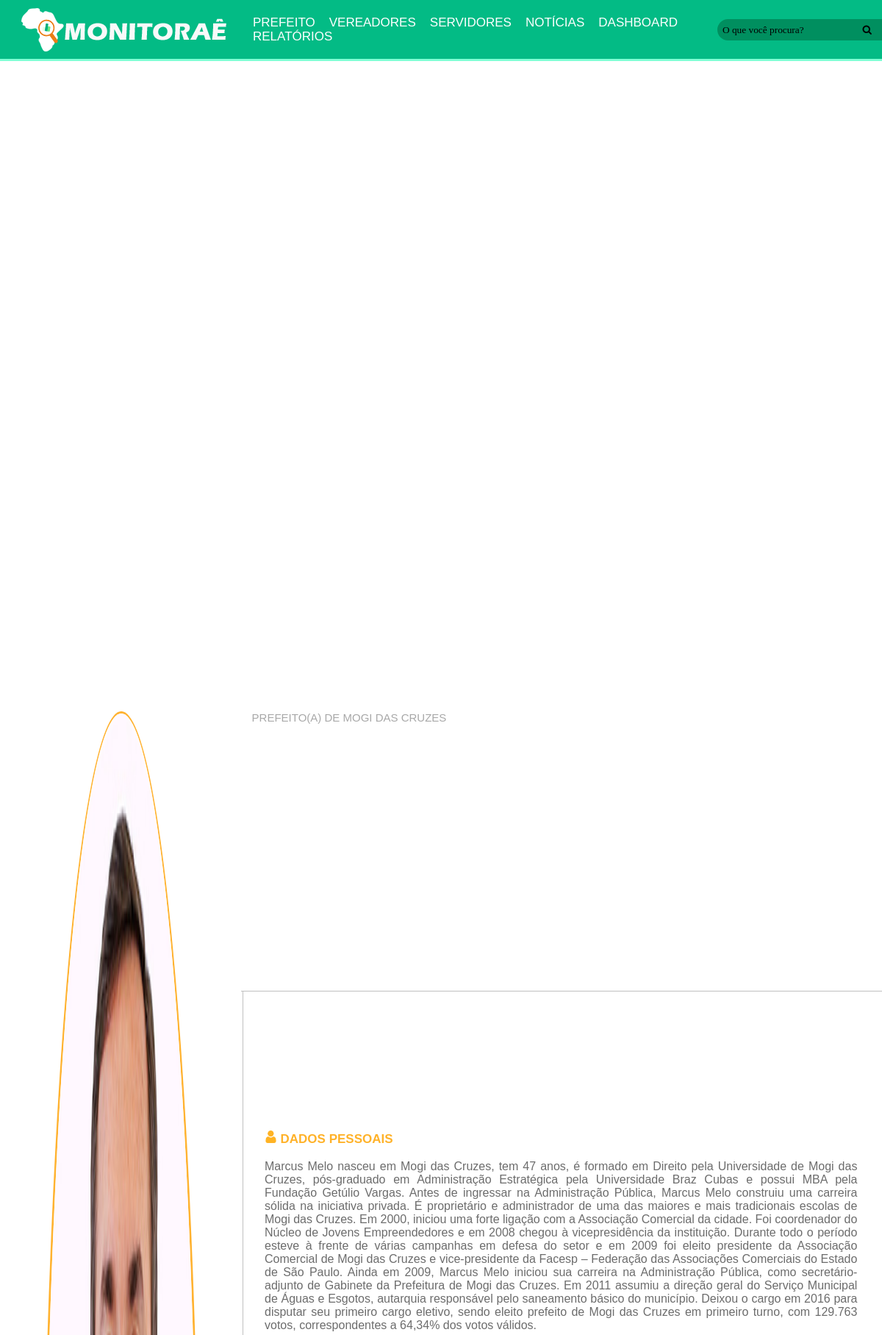
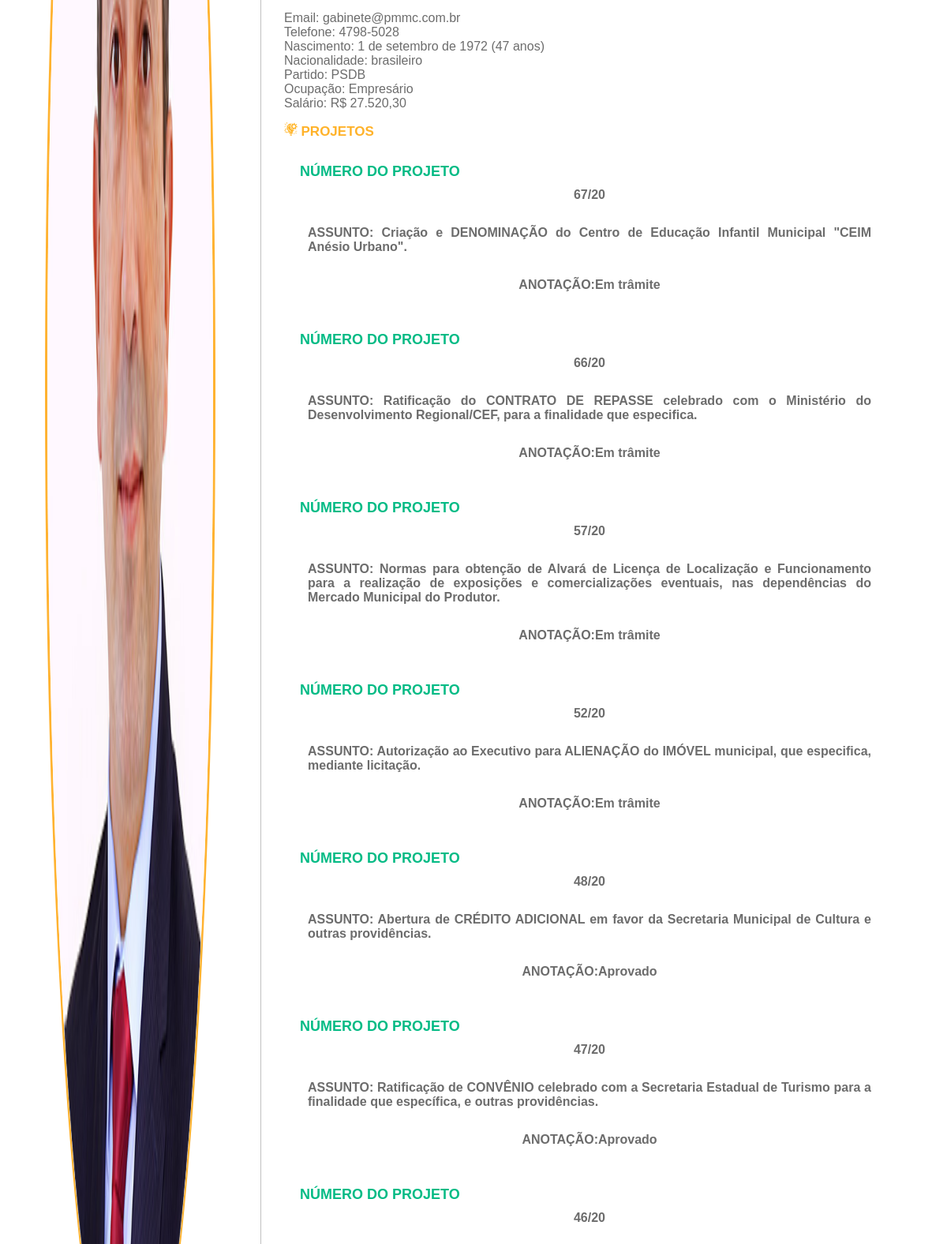
The app's page /MONITORAE/PerfilPrefeito.php (upper part) with its own data (2 pictures, top to bottom).
### tables this page shows
CREATE TABLE `tb_projetoslei` (
  `NUMERO` varchar(10) NOT NULL,
  `AUTOR` varchar(100) NOT NULL,
  `ASSUNTO` varchar(200) NOT NULL,
  `ANOTACAO` varchar(20) NOT NULL,
  `codigo` int(11) NOT NULL
);

### MONITORAE/PerfilPrefeito.php (the view, shortened to what this page needs)
<!DOCTYPE html>
<html>
	<head>
		<link rel="stylesheet" type="text/css" href="./css/index.css">
	</head>
	<body>
		<div class="header-2">
			 <link rel="stylesheet" href="https://maxcdn.bootstrapcdn.com/font-awesome/4.7.0/css/font-awesome.min.css">
			 <a href="index.php"> <img src="./imgs/logo.png" ></a>
			 <div class="menu">
				<ul>
					<li>
						<a href="PerfilPrefeito.php">Prefeito</a>
					</li>
					<li>
						<a href="profile-alderman.php?id=1&nome=ANTONIO LINO DA SILVA">Vereadores</a>
					</li>
					<li>
						<a href="Servidores.php">Servidores</a>
					</li>
					<li>
						<a href="index.php#session2">Notícias</a>
					</li>
					<li>
						<a href="index.php#session3">Dashboard</a>
					</li>
					<li>
						<a href="index.php#bg">Relatórios</a>
					</li>
				</ul>
			 </div>
			 <div class="busca">
					<input type="text" placeholder="O que você procura?                        " value="" tabindex="1" autocomplete="off">
			 </div>
		</div>
		<div class="dadosPrefeito">
			<div class="foto">
				<img src="imgs/prefeito.jpg" height="100%" width="70%" id="perfilfoto" style="border:3px solid #ffb230;border-radius: 100%;">
			</div>
			<br>
			<div class="titulo" style="background-color:#fff;z-index: 999;">
				PREFEITO(A) DE MOGI DAS CRUZES
			</div>
		</div>
		<div class="dados" style="z-index: -1;">
			<div class="bloco1" id="bloco1">
				<img src="imgs/user.png" height="15%" width="2%"> DADOS PESSOAIS
				<div class="descricao">
					<br>
				 	 Marcus Melo nasceu em Mogi das Cruzes, tem 47 anos, é formado em Direito pela Universidade de Mogi das Cruzes, pós-graduado em Administração Estratégica pela Universidade Braz Cubas e possui MBA pela Fundação Getúlio Vargas. Antes de ingressar na Administração Pública, Marcus Melo construiu uma carreira sólida na iniciativa privada. É proprietário e administrador de uma das maiores e mais tradicionais escolas de Mogi das Cruzes. Em 2000, iniciou uma forte ligação com a Associação Comercial da cidade. Foi coordenador do Núcleo de Jovens Empreendedores e em 2008 chegou à vicepresidência da instituição. Durante todo o período esteve à frente de várias campanhas em defesa do setor e em 2009 foi eleito presidente da Associação Comercial de Mogi das Cruzes e vice-presidente da Facesp – Federação das Associações Comerciais do Estado de São Paulo. Ainda em 2009, Marcus Melo iniciou sua carreira na Administração Pública, como secretário-adjunto de Gabinete da Prefeitura de Mogi das Cruzes. Em 2011 assumiu a direção geral do Serviço Municipal de Águas e Esgotos, autarquia responsável pelo saneamento básico do município. Deixou o cargo em 2016 para disputar seu primeiro cargo eletivo, sendo eleito prefeito de Mogi das Cruzes em primeiro turno, com 129.763 votos, correspondentes a 64,34% dos votos válidos.
				 	 <br>
				 	 <br> Email:  gabinete@pmmc.com.br
				 	 <br> Telefone: 4798-5028
				 	 <br> Nascimento: 1 de setembro de 1972 (47 anos)
					 <br>Nacionalidade:	brasileiro
					 <br> Partido: PSDB
					 <br> Ocupação: Empresário
					 <br> Salário: 	R$ 27.520,30
				 </div>
			</div>
			<?php
			    $conn = getConnection();
			    $sql = "SELECT * FROM tb_projetoslei WHERE AUTOR='PREFEITO'";
			    $stmt = $conn->prepare($sql);
			    $stmt->execute();
			    $result = $stmt->fetchAll();
			    echo '<div class="bloco4" id="bloco4">';
			    echo '<img src="imgs/project.png" height="15%" width="2%">  PROJETOS <br>';
			    foreach ($result as $newresult) {
			    	echo"<div class='toticias'> NÚMERO DO PROJETO <br> </div> <div class='corponoticia'>".$newresult['NUMERO']."</div><br>";
			    	echo" <div class='corponoticia'> ASSUNTO:".$newresult['ASSUNTO']."</div><br>";
			    	echo" <div class='corponoticia'> ANOTAÇÃO:".$newresult['ANOTACAO']."</div><br>";
			   	}
			    echo '</div>';
			?>
		</div>
	</body>
</html>

### MONITORAE/css/index.css (style rules this page uses)
* { margin: 0; padding: 0; border: 0; }
body { width: 100%; height: 100%; margin: 0 auto; }
.header-2 { display: flex; background-color: #03bb85; width: 100%; border-bottom: 3px solid #7fffd4; position: fixed; align-items: center; justify-content: space-between; padding: 0 15px 0 15px; height: 80px; z-index: 9999; }
.header-2 input { padding: 7px; border-radius: 100px; width: 225px; }
.menu ul li { margin-left: 15px; list-style-type: none; height: 10px; font-family: "Trebuchet MS", arial; }
.menu li { list-style-type: none; display: inline-block; }
.menu ul li a { color: #ffffff; text-decoration: none; font-size: 17px; text-transform: uppercase; }
.busca { width: 20%; float: right; }
img { margin-top: 15px; }
input { width: 200px; background-color: #008f5f; color: #000000; }
.foto { height: 40%; width: 100%; display: flex; justify-content: center; }
.dadosPrefeito { position: absolute; top: 12.5%; height: 88%; width: 25%; left: 0; position: fixed; padding: 0 15px 0 15px; border-right: 1px solid #C0C0C0; align-items: center; }
.titulo { position: absolute; top: 12.5%; height: 5%; left: 27.3%; width: 71%; position: fixed; padding: 0 15px 0 15px; padding-top: 15px; color: rgb(168, 168, 168); font-family: "Trebuchet MS", Arial, Tahoma, sans-serif; font-size: 15px; border-bottom: 1px solid #C0C0C0; color: rgb(168, 168, 168); font-family: "Trebuchet MS", Arial, Tahoma, sans-serif; font-size: 15px; }
.dados { position: absolute; top:20%; height: 80%; width: 70%; right: 0; }
.bloco1 { top: 5%; width: 100%; color: rgb(255, 178, 41); font-family: "Trebuchet MS", Arial, Tahoma, sans-serif; font-size: 17px; font-weight: bold; text-align: justify; }
.descricao { color: #6c6c6c; font-family: "Trebuchet MS", Arial, Tahoma, sans-serif; font-size: 16px; margin-right: 4%; font-weight: normal; }
.bloco4 { width: 100%; color: rgb(255, 178, 41); font-family: "Trebuchet MS", Arial, Tahoma, sans-serif; font-size: 17px; font-weight: bold; }
.toticias { display: flex; padding-top: 30px; padding-left: 20px; color: #03bb85; font-family: "Trebuchet MS", Arial, Tahoma, sans-serif; font-size: 18px; font-weight: bold; }
.corponoticia { display: flex; justify-content: center; position: center; padding-top: 10px; padding-left: 30px; width: 85%; color: #6c6c6c; font-family: "Trebuchet MS", Arial, Tahoma, sans-serif; font-size: 16px; text-align: justify; }

### records on screen
tb_projetoslei: NUMERO "67/20", ASSUNTO "Criação e DENOMINAÇÃO do Centro de Educação Infantil Municipal \"CEIM Anésio Urbano\".", ANOTACAO "Em trâmite"
tb_projetoslei: NUMERO "66/20", ASSUNTO "Ratificação do CONTRATO DE REPASSE celebrado com o Ministério do Desenvolvimento Regional/CEF, para a finalidade que especifica.", ANOTACAO "Em trâmite"
tb_projetoslei: NUMERO "57/20", ASSUNTO "Normas para obtenção de Alvará de Licença de Localização e Funcionamento para a realização de exposições e comercializações eventuais, nas dependências do Mercado Municipal do Produtor.", ANOTACAO "Em trâmite"
tb_projetoslei: NUMERO "52/20", ASSUNTO "Autorização ao Executivo para ALIENAÇÃO do IMÓVEL municipal, que especifica, mediante licitação.", ANOTACAO "Em trâmite"
tb_projetoslei: NUMERO "48/20", ASSUNTO "Abertura de CRÉDITO ADICIONAL em favor da Secretaria Municipal de Cultura e outras providências.", ANOTACAO "Aprovado"
tb_projetoslei: NUMERO "47/20", ASSUNTO "Ratificação de CONVÊNIO celebrado com a Secretaria Estadual de Turismo para a finalidade que específica, e outras providências.", ANOTACAO "Aprovado"
tb_projetoslei: NUMERO "46/20"
